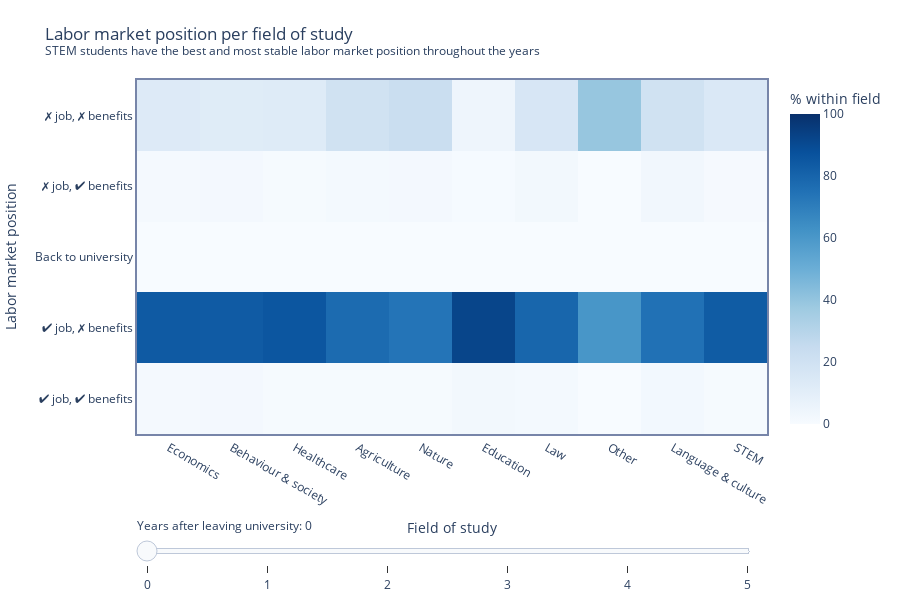

The cell this chart's notebook holds for it:
### Markdown cell above
## Labor market per field of study

### Code cell
%run ../notebooks/hpdirections.ipynb

### Figure 1 — Plotly figure (JSON) as saved in the notebook; plotly's stock layout.template omitted (floating-point values rounded to 4 significant figures)
{"data": [{"colorbar": {"tickformat": "%d%", "title": {"text": "% within field"}}, "colorscale": [[0, "rgb(247,251,255)"], [0.125, "rgb(222,235,247)"], [0.25, "rgb(198,219,239)"], [0.375, "rgb(158,202,225)"], [0.5, "rgb(107,174,214)"], [0.625, "rgb(66,146,198)"], [0.75, "rgb(33,113,181)"], [0.875, "rgb(8,81,156)"], [1, "rgb(8,48,107)"]], "hoverinfo": "text+x", "hoverongaps": false, "text": [["1%", "2%", "1%", "1%", "1%", "3%", "2%", "0%", "2%", "1%"], ["84%", "84%", "85%", "77%", "74%", "92%", "79%", "61%", "75%", "83%"], ["0%", "0%", "0%", "0%", "0%", "0%", "0%", "0%", "0%", "0%"], ["1%", "2%", "1%", "2%", "2%", "1%", "3%", "0%", "3%", "1%"], ["13%", "12%", "13%", "20%", "23%", "5%", "16%", "39%", "20%", "15%"]], "type": "heatmap", "visible": true, "x": ["Economics", "Behaviour & society", "Healthcare", "Agriculture", "Nature", "Education", "Law", "Other", "Language & culture", "STEM"], "y": ["Met werk, met uitkering", "Met werk, zonder uitkering", "Terug in onderwijs", "Zonder werk, met uitkering", "Zonder werk, zonder uitkering"], "z": [[1.489, 2.238, 1.063, 0.9259, 1.103, 2.515, 1.902, 0, 2.28, 0.8163], [84.04, 83.73, 85.48, 77.31, 73.9, 92.07, 79.35, 60.71, 75.08, 83.27], [0, 0, 0, 0, 0, 0, 0, 0, 0, 0], [1.396, 1.996, 0.9445, 1.852, 2.206, 0.7737, 2.717, 0, 2.932, 1.224], [13.08, 12.04, 12.51, 19.91, 22.79, 4.642, 16.03, 39.29, 19.71, 14.69]], "zmax": 100, "zmin": 0}, {"colorbar": {"tickformat": "%d%", "title": {"text": "% within field"}}, "colorscale": [[0, "rgb(247,251,255)"], [0.125, "rgb(222,235,247)"], [0.25, "rgb(198,219,239)"], [0.375, "rgb(158,202,225)"], [0.5, "rgb(107,174,214)"], [0.625, "rgb(66,146,198)"], [0.75, "rgb(33,113,181)"], [0.875, "rgb(8,81,156)"], [1, "rgb(8,48,107)"]], "hoverinfo": "text+x", "hoverongaps": false, "text": [["2%", "2%", "1%", "1%", "1%", "3%", "2%", "0%", "3%", "1%"], ["85%", "82%", "78%", "83%", "74%", "86%", "83%", "32%", "74%", "87%"], ["6%", "9%", "16%", "6%", "13%", "6%", "7%", "43%", "9%", "5%"], ["1%", "2%", "1%", "2%", "1%", "1%", "2%", "0%", "2%", "1%"], ["5%", "4%", "3%", "6%", "7%", "3%", "5%", "20%", "9%", "4%"]], "type": "heatmap", "visible": false, "x": ["Economics", "Behaviour & society", "Healthcare", "Agriculture", "Nature", "Education", "Law", "Other", "Language & culture", "STEM"], "y": ["Met werk, met uitkering", "Met werk, zonder uitkering", "Terug in onderwijs", "Zonder werk, met uitkering", "Zonder werk, zonder uitkering"], "z": [[1.582, 2.117, 1.181, 1.389, 1.471, 2.901, 1.63, 0, 2.932, 0.9796], [84.88, 81.85, 77.8, 83.33, 74.26, 86.46, 82.88, 32.14, 74.1, 87.43], [5.537, 8.893, 16.06, 6.481, 13.24, 6.19, 7.337, 42.86, 9.283, 5.143], [1.443, 1.875, 0.8264, 1.852, 1.103, 1.161, 2.446, 0, 2.28, 1.061], [5.398, 4.416, 3.07, 6.481, 6.985, 2.515, 4.62, 19.64, 8.795, 4.163]], "zmax": 100, "zmin": 0}, {"colorbar": {"tickformat": "%d%", "title": {"text": "% within field"}}, "colorscale": [[0, "rgb(247,251,255)"], [0.125, "rgb(222,235,247)"], [0.25, "rgb(198,219,239)"], [0.375, "rgb(158,202,225)"], [0.5, "rgb(107,174,214)"], [0.625, "rgb(66,146,198)"], [0.75, "rgb(33,113,181)"], [0.875, "rgb(8,81,156)"], [1, "rgb(8,48,107)"]], "hoverinfo": "text+x", "hoverongaps": false, "text": [["1%", "2%", "1%", "1%", "1%", "2%", "1%", "0%", "2%", "1%"], ["85%", "81%", "76%", "82%", "74%", "85%", "84%", "32%", "74%", "87%"], ["7%", "11%", "19%", "8%", "15%", "10%", "9%", "54%", "12%", "6%"], ["2%", "2%", "1%", "2%", "1%", "1%", "2%", "0%", "2%", "1%"], ["4%", "3%", "2%", "4%", "5%", "2%", "3%", "14%", "6%", "3%"]], "type": "heatmap", "visible": false, "x": ["Economics", "Behaviour & society", "Healthcare", "Agriculture", "Nature", "Education", "Law", "Other", "Language & culture", "STEM"], "y": ["Met werk, met uitkering", "Met werk, zonder uitkering", "Terug in onderwijs", "Zonder werk, met uitkering", "Zonder werk, zonder uitkering"], "z": [[1.163, 1.694, 0.9445, 0.9259, 0.7353, 1.547, 1.359, 0, 2.28, 0.7347], [84.83, 80.7, 76.03, 82.41, 73.53, 84.72, 83.7, 32.14, 73.62, 87.1], [7.12, 11.37, 18.54, 7.87, 15.07, 10.25, 8.696, 53.57, 12.21, 6.449], [1.629, 1.936, 1.063, 1.852, 1.103, 1.161, 1.902, 0, 2.443, 0.9796], [3.583, 3.025, 2.007, 4.167, 5.147, 1.547, 3.261, 14.29, 6.189, 3.02]], "zmax": 100, "zmin": 0}, {"colorbar": {"tickformat": "%d%", "title": {"text": "% within field"}}, "colorscale": [[0, "rgb(247,251,255)"], [0.125, "rgb(222,235,247)"], [0.25, "rgb(198,219,239)"], [0.375, "rgb(158,202,225)"], [0.5, "rgb(107,174,214)"], [0.625, "rgb(66,146,198)"], [0.75, "rgb(33,113,181)"], [0.875, "rgb(8,81,156)"], [1, "rgb(8,48,107)"]], "hoverinfo": "text+x", "hoverongaps": false, "text": [["1%", "2%", "1%", "2%", "0%", "1%", "1%", "0%", "2%", "1%"], ["85%", "80%", "74%", "82%", "74%", "83%", "84%", "36%", "72%", "87%"], ["8%", "13%", "20%", "9%", "15%", "13%", "9%", "55%", "14%", "7%"], ["1%", "2%", "1%", "1%", "1%", "1%", "2%", "0%", "3%", "1%"], ["3%", "3%", "2%", "4%", "4%", "1%", "2%", "9%", "5%", "3%"]], "type": "heatmap", "visible": false, "x": ["Economics", "Behaviour & society", "Healthcare", "Agriculture", "Nature", "Education", "Law", "Other", "Language & culture", "STEM"], "y": ["Met werk, met uitkering", "Met werk, zonder uitkering", "Terug in onderwijs", "Zonder werk, met uitkering", "Zonder werk, zonder uitkering"], "z": [[1.117, 1.512, 1.181, 1.852, 0.3676, 0.7737, 0.8152, 0, 2.443, 0.6531], [84.69, 79.79, 74.14, 81.94, 74.26, 82.79, 83.97, 35.71, 72.48, 86.69], [7.911, 12.76, 20.19, 8.796, 15.44, 13.35, 9.239, 55.36, 13.84, 6.857], [1.489, 1.996, 1.063, 0.9259, 1.103, 0.9671, 1.902, 0, 2.606, 1.061], [2.606, 2.722, 1.889, 3.704, 3.676, 1.354, 2.174, 8.929, 4.723, 2.531]], "zmax": 100, "zmin": 0}, {"colorbar": {"tickformat": "%d%", "title": {"text": "% within field"}}, "colorscale": [[0, "rgb(247,251,255)"], [0.125, "rgb(222,235,247)"], [0.25, "rgb(198,219,239)"], [0.375, "rgb(158,202,225)"], [0.5, "rgb(107,174,214)"], [0.625, "rgb(66,146,198)"], [0.75, "rgb(33,113,181)"], [0.875, "rgb(8,81,156)"], [1, "rgb(8,48,107)"]], "hoverinfo": "text+x", "hoverongaps": false, "text": [["5%", "5%", "5%", "3%", "3%", "4%", "4%", "2%", "15%", "4%"], ["80%", "76%", "70%", "81%", "70%", "79%", "81%", "36%", "58%", "83%"], ["9%", "14%", "21%", "9%", "16%", "15%", "9%", "55%", "15%", "7%"], ["2%", "2%", "1%", "2%", "3%", "1%", "2%", "0%", "3%", "2%"], ["2%", "2%", "1%", "3%", "4%", "1%", "2%", "7%", "4%", "2%"]], "type": "heatmap", "visible": false, "x": ["Economics", "Behaviour & society", "Healthcare", "Agriculture", "Nature", "Education", "Law", "Other", "Language & culture", "STEM"], "y": ["Met werk, met uitkering", "Met werk, zonder uitkering", "Terug in onderwijs", "Zonder werk, met uitkering", "Zonder werk, zonder uitkering"], "z": [[4.979, 4.537, 4.723, 3.241, 2.941, 4.062, 3.533, 1.786, 15.31, 3.755], [80.22, 76.35, 69.78, 80.56, 70.22, 78.53, 80.71, 35.71, 58.47, 83.27], [8.562, 13.61, 21.49, 8.796, 16.18, 15.09, 9.239, 55.36, 15.15, 7.184], [2.373, 2.238, 1.299, 2.315, 2.574, 1.161, 2.174, 0, 3.257, 1.551], [1.768, 1.936, 1.299, 2.778, 4.044, 0.7737, 1.63, 7.143, 3.583, 1.959]], "zmax": 100, "zmin": 0}, {"colorbar": {"tickformat": "%d%", "title": {"text": "% within field"}}, "colorscale": [[0, "rgb(247,251,255)"], [0.125, "rgb(222,235,247)"], [0.25, "rgb(198,219,239)"], [0.375, "rgb(158,202,225)"], [0.5, "rgb(107,174,214)"], [0.625, "rgb(66,146,198)"], [0.75, "rgb(33,113,181)"], [0.875, "rgb(8,81,156)"], [1, "rgb(8,48,107)"]], "hoverinfo": "text+x", "hoverongaps": false, "text": [["3%", "2%", "2%", "2%", "2%", "2%", "2%", "0%", "8%", "2%"], ["83%", "78%", "72%", "80%", "69%", "79%", "82%", "36%", "65%", "85%"], ["9%", "14%", "23%", "10%", "17%", "17%", "10%", "59%", "17%", "7%"], ["1%", "2%", "1%", "2%", "3%", "1%", "2%", "0%", "2%", "1%"], ["2%", "2%", "1%", "3%", "4%", "1%", "2%", "5%", "3%", "2%"]], "type": "heatmap", "visible": false, "x": ["Economics", "Behaviour & society", "Healthcare", "Agriculture", "Nature", "Education", "Law", "Other", "Language & culture", "STEM"], "y": ["Met werk, met uitkering", "Met werk, zonder uitkering", "Terug in onderwijs", "Zonder werk, met uitkering", "Zonder werk, zonder uitkering"], "z": [[2.652, 2.178, 1.771, 1.852, 2.206, 2.128, 1.63, 0, 8.469, 1.878], [82.92, 78.04, 71.66, 79.63, 69.49, 78.72, 82.07, 35.71, 65.31, 85.39], [8.981, 14.28, 22.67, 9.722, 16.54, 16.83, 10.05, 58.93, 16.78, 7.429], [1.489, 1.875, 1.181, 2.315, 2.574, 1.161, 1.63, 0, 2.443, 1.061], [1.954, 1.815, 1.299, 2.778, 3.676, 0.9671, 2.174, 5.357, 3.094, 1.959]], "zmax": 100, "zmin": 0}], "layout": {"height": 600, "margin": {"b": 10, "l": 20, "r": 20, "t": 80}, "sliders": [{"active": 0, "currentvalue": {"prefix": "Years after leaving university: "}, "pad": {"r": 10, "t": 80}, "steps": [{"args": ["visible", [true, false, false, false, false, false]], "label": "0", "method": "restyle"}, {"args": ["visible", [false, true, false, false, false, false]], "label": "1", "method": "restyle"}, {"args": ["visible", [false, false, true, false, false, false]], "label": "2", "method": "restyle"}, {"args": ["visible", [false, false, false, true, false, false]], "label": "3", "method": "restyle"}, {"args": ["visible", [false, false, false, false, true, false]], "label": "4", "method": "restyle"}, {"args": ["visible", [false, false, false, false, false, true]], "label": "5", "method": "restyle"}]}], "title": {"text": "Labor market position per field of study<br><sup>STEM students have the best and most stable labor market position throughout the years</sup>"}, "xaxis": {"linecolor": "#7785A9", "linewidth": 2, "mirror": true, "showline": true, "title": {"text": "Field of study"}}, "yaxis": {"linecolor": "#7785A9", "linewidth": 2, "mirror": true, "showline": true, "ticktext": ["✔ job, ✔ benefits", "✔ job, ✗ benefits", "Back to university", "✗ job, ✔ benefits", "✗ job, ✗ benefits"], "tickvals": ["Met werk, met uitkering", "Met werk, zonder uitkering", "Terug in onderwijs", "Zonder werk, met uitkering", "Zonder werk, zonder uitkering"], "title": {"text": "Labor market position"}}}}
